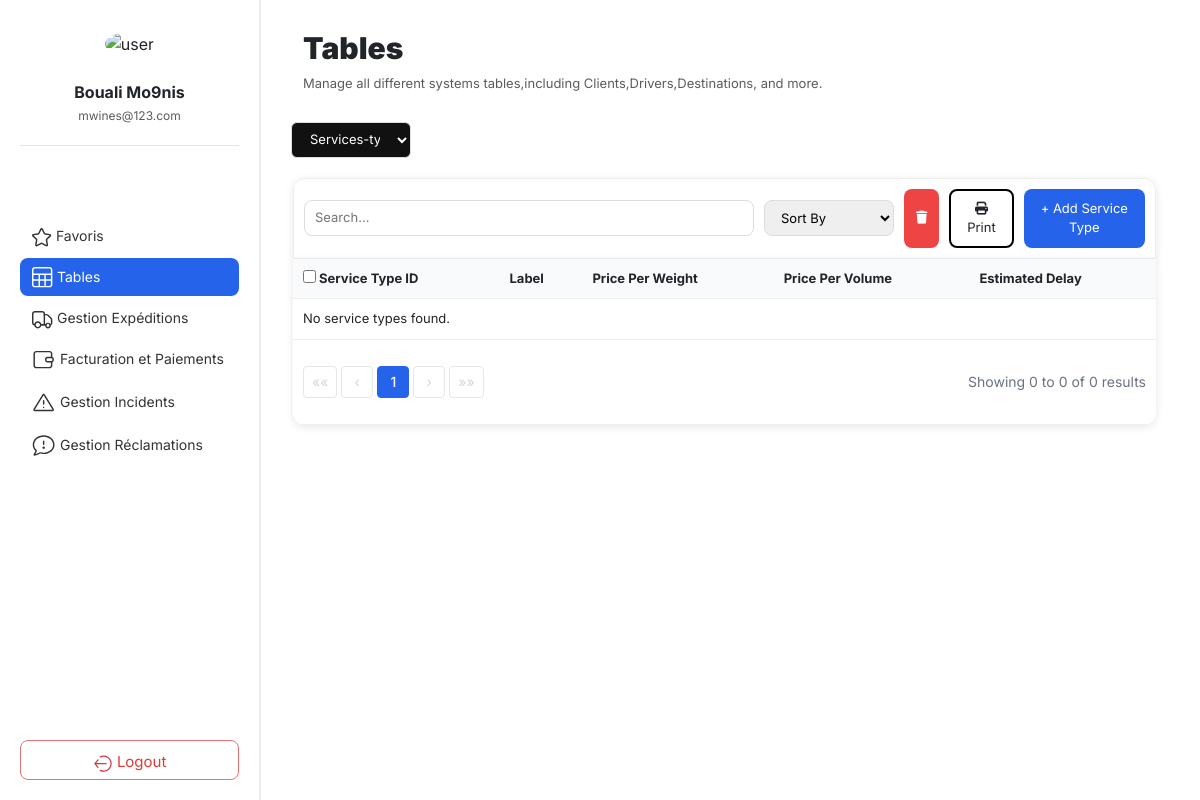
/table/services-types/, run on an earlier commit of the app's database.
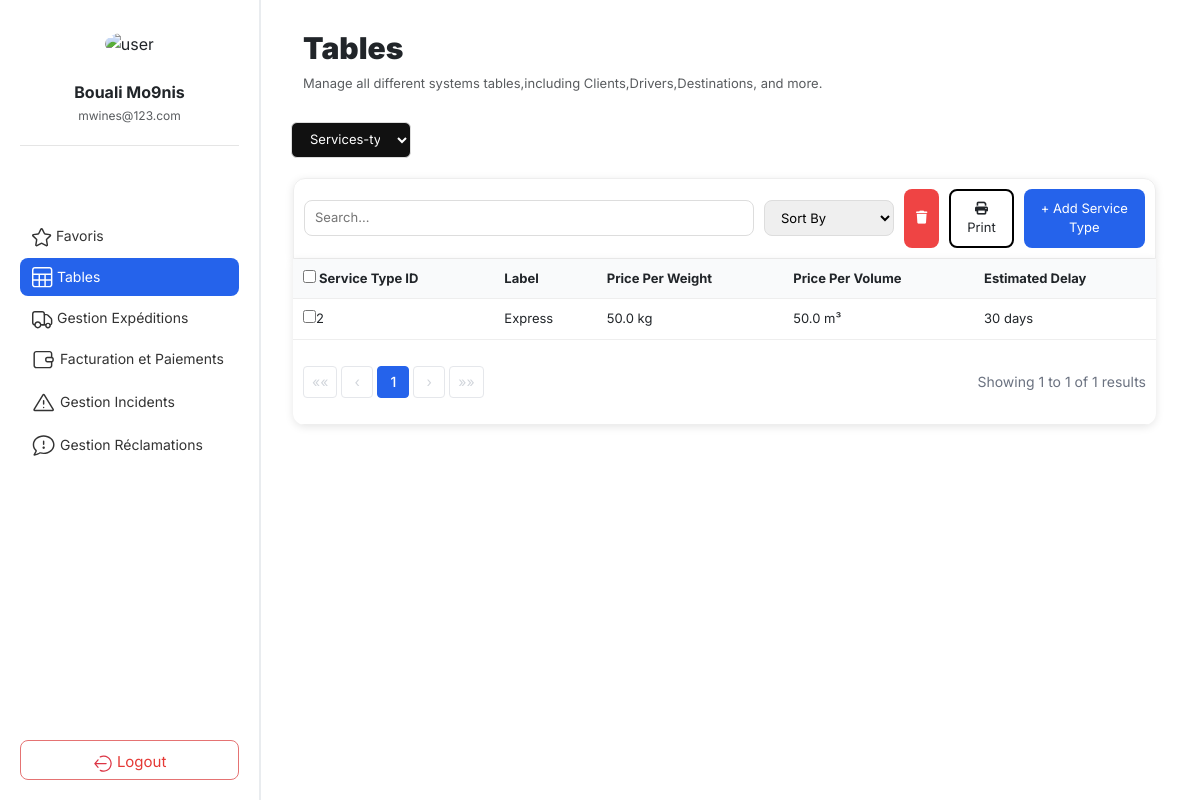
And on a later commit of the database.
### core/models/models.py (models this page shows, shortened)
class ServiceType(models.Model):
    label = models.CharField(max_length=100)
    price_per_weight = models.FloatField()
    price_per_volume = models.FloatField()
    estimated_delay = models.CharField(max_length=50)

### core/web/views.py (the view, shortened to what this page needs)
# urls.py: path("table/services-types/", views.list_service_types, name="service_type_list"),
def list_service_types(request):
	try:
		ServiceType = apps.get_model("core", "ServiceType")
	except LookupError as e:
		raise Http404("ServiceType model not found (check core/models/models.py).") from e
	db_table = ServiceType._meta.db_table
	search_query = request.GET.get('search', '').strip()
	service_types = ServiceType.objects.all()
	if search_query:
		service_types = service_types.filter(
			Q(label__icontains=search_query)
		)
	page_obj = Paginator(service_types, 10).get_page(request.GET.get("page"))
	return render(request, "table/service-type/servicestype.html", {"page_obj": page_obj})

### core/web/templates/table/service-type/servicestype.html (shortened to what the changed rows need)
{% extends "home.html" %}
{% load static %}
{% block content %}
<div class="tables-top">
    <div class="table-header">
            <h2><b>Tables</b></h2>
    </div>
</div>
<section class="table-section">
    <div class="table-content">
        <table>
            <thead>
                <tr>
                    <th><label>
                            <input type="checkbox" id="selectAll">
                            Service Type ID
                        </label>
                    </th>
                    <th>Label</th>
                    <th>Price Per Weight</th>
                    <th>Price Per Volume</th>
                    <th>Estimated Delay</th>
                </tr>
            </thead>
            <tbody>
                {% for service_type in page_obj %}
                <tr>
                <td class="id-col"><input type="checkbox" name="selected_service_types" value="{{ service_type.id }}">{{ service_type.id }}</td>
                    <td>{{ service_type.label }}</td>
                    <td>{{ service_type.price_per_weight }} kg</td>
                    <td>{{ service_type.price_per_volume }} m³</td>
                    <td>{{ service_type.estimated_delay }} days</td>
                </tr>
                {% empty %}
                <tr>
                    <td colspan="6">No service types found.</td>
                </tr>
                {% endfor %}
            </tbody>
            <tfoot>
                <tr>
                    <td colspan="6">
                        <div class="pagination-footer">
                            <div class="pagination">
                                {% if page_obj.has_previous %}
                                    <a href="?page=1" class="pagination-nav">««</a>
                                    <a href="?page={{ page_obj.previous_page_number }}" class="pagination-nav">‹</a>
                                {% else %}
                                    <span class="pagination-nav disabled">««</span>
                                    <span class="pagination-nav disabled">‹</span>
                                {% endif %}
                                {% for num in page_obj.paginator.page_range %}
                                    {% if num == page_obj.number %}
                                        <strong class="pagination-current">{{ num }}</strong>
                                    {% elif num > page_obj.number|add:'-3' and num < page_obj.number|add:'3' %}
                                        <a href="?page={{ num }}" class="pagination-link">{{ num }}</a>
                                    {% elif num == 1 or num == page_obj.paginator.num_pages %}
                                        <a href="?page={{ num }}" class="pagination-link">{{ num }}</a>
                                    {% elif num == page_obj.number|add:'-3' or num == page_obj.number|add:'3' %}
                                        <span class="pagination-ellipsis">...</span>
                                    {% endif %}
                                {% endfor %}
                                {% if page_obj.has_next %}
                                    <a href="?page={{ page_obj.next_page_number }}" class="pagination-nav">›</a>
                                    <a href="?page={{ page_obj.paginator.num_pages }}" class="pagination-nav">»»</a>
                                {% else %}
                                    <span class="pagination-nav disabled">›</span>
                                    <span class="pagination-nav disabled">»»</span>
                                {% endif %}
                            </div>
                            <div class="pagination-info">
                                Showing {{ page_obj.start_index }} to {{ page_obj.end_index }} of {{ page_obj.paginator.count }} results
                            </div>
                        </div>
                    </td>
                </tr>
            </tfoot>
        </table>
    </div>
</section>
{% endblock %}

What changed in the data, as far as the page shows it:
added ServiceType: id "2", label "Express", price_per_weight "50.0", price_per_volume "50.0", estimated_delay "30"
Also different on the page:
{{ page_obj.start_index }}: "0" → "1"
{{ page_obj.end_index }}: "0" → "1"
{{ page_obj.paginator.count }}: "0" → "1"
text no longer shown: "No service types found."
